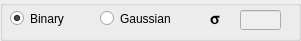
  <widget class="QGroupBox" name="TypeofBlossom">
   <property name="geometry">
    <rect>
     <x>210</x>
     <y>220</y>
     <width>301</width>
     <height>41</height>
    </rect>
   </property>
   <property name="title">
    <string/>
   </property>
   <widget class="QRadioButton" name="BType_Binary">
    <property name="geometry">
     <rect>
      <x>10</x>
      <y>10</y>
      <width>82</width>
      <height>17</height>
     </rect>
    </property>
    <property name="text">
     <string>Binary</string>
    </property>
    <property name="checked">
     <bool>true</bool>
    </property>
    <attribute name="buttonGroup">
     <string notr="true">buttonGroup_2</string>
    </attribute>
   </widget>
   <widget class="QRadioButton" name="BType_Gaussian">
    <property name="geometry">
     <rect>
      <x>100</x>
      <y>10</y>
      <width>121</width>
      <height>17</height>
     </rect>
    </property>
    <property name="text">
     <string>Gaussian</string>
    </property>
    <attribute name="buttonGroup">
     <string notr="true">buttonGroup_2</string>
    </attribute>
   </widget>
   <widget class="QLineEdit" name="plants_blossom_sd">
    <property name="enabled">
     <bool>false</bool>
    </property>
    <property name="geometry">
     <rect>
      <x>240</x>
      <y>10</y>
      <width>41</width>
      <height>20</height>
     </rect>
    </property>
    <property name="dragEnabled">
     <bool>true</bool>
    </property>
   </widget>
   <widget class="QLabel" name="label_21">
    <property name="geometry">
     <rect>
      <x>210</x>
      <y>10</y>
      <width>30</width>
      <height>20</height>
     </rect>
    </property>
    <property name="font">
     <font>
      <family>Symbol</family>
      <pointsize>11</pointsize>
      <weight>75</weight>
      <bold>true</bold>
     </font>
    </property>
    <property name="text">
     <string>s</string>
    </property>
    <property name="buddy">
     <cstring>inputfile</cstring>
    </property>
   </widget>
  </widget>
